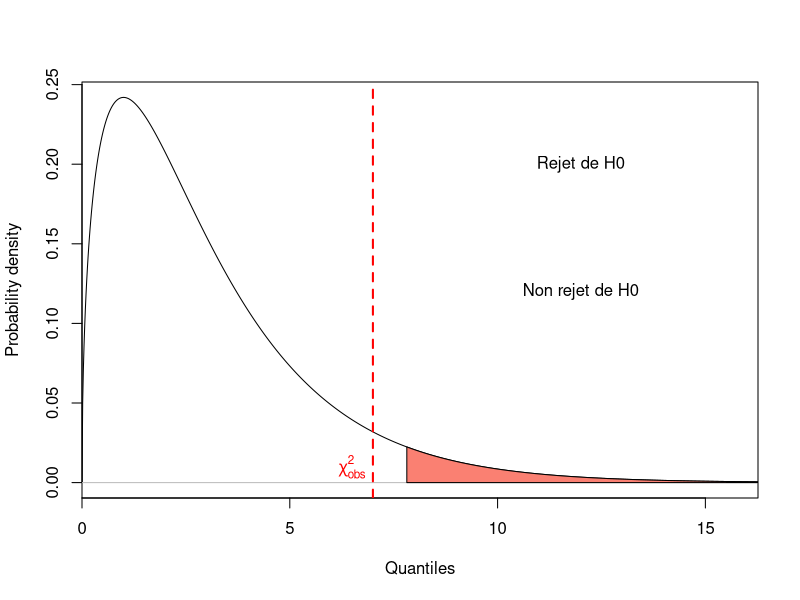

This chart was generated by the following R code:
# Génération de graphiques pour les tests relatif au Wooclap module 8
# Chi-square distribution (density probability) with parameter:
.df <- 3 # Degree of freedom .df
.col <- 1; .add <- FALSE # Plot parameters
.x <- seq(0, qchisq(0.999, df = .df), l = 1000)  # Quantiles
.d <- function (x) dchisq(x, df = .df)           # Distribution function
.q <- function (p) qchisq(p, df = .df)           # Quantile for lower-tail prob
.label <- bquote(paste(chi^2,(.(.df))))          # Curve parameters
curve(.d(x), xlim = range(.x), xaxs = "i", n = 1000, col = .col,
  add = .add, xlab = "Quantiles", ylab = "Probability density") # Curve
abline(h = 0, col = "gray") # Baseline

# Upper-tail probability (right area)
.p2 <- 0.05; .x2 <- .x[.x >= .q(1 - .p2)]
polygon(c(.x2, max(.x2), min(.x2)), .d(c(.x2, -Inf, -Inf)),
  border = .col, col = "salmon")

abline(v = 7, lty = "dashed", lwd = 2, col = "red") # Vertical line(s)

text(6.5, 0.01, label = expression(chi[obs]^2), col = "red")

text(12, 0.20, label = "Rejet de H0")
text(12, 0.12, label = "Non rejet de H0")
